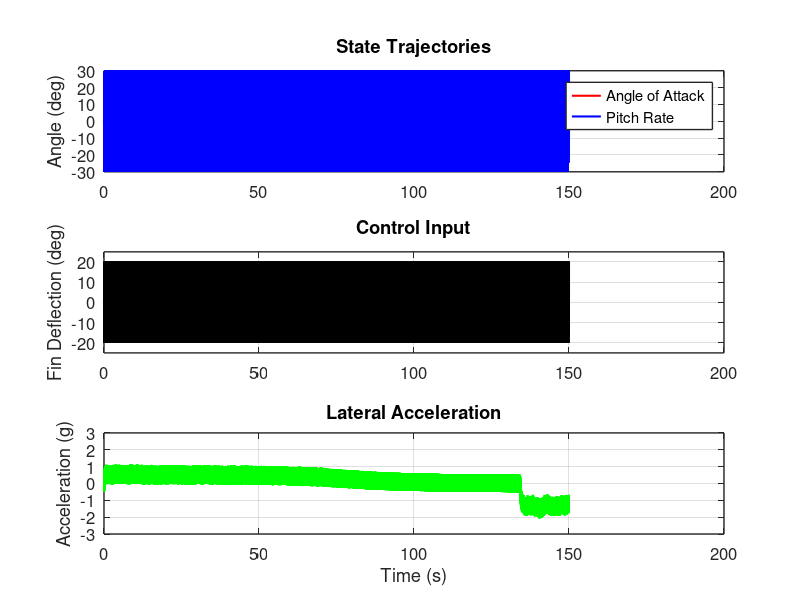
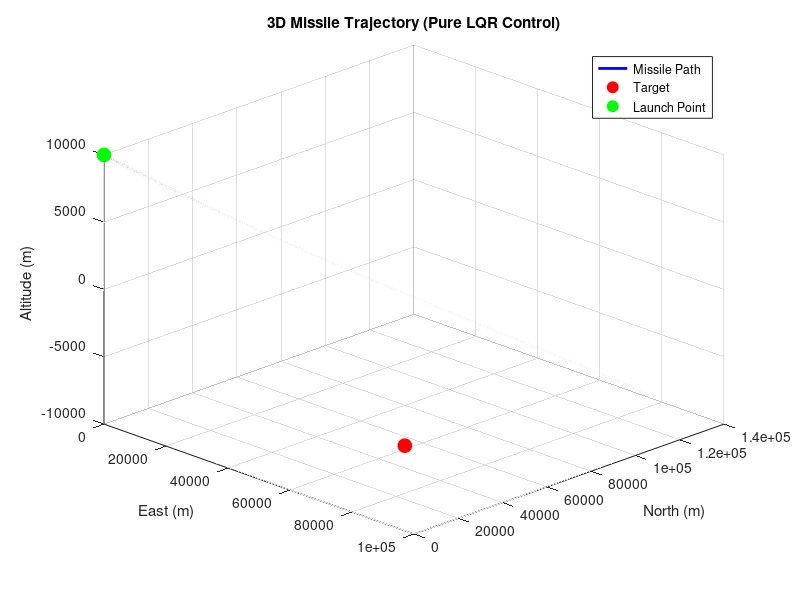
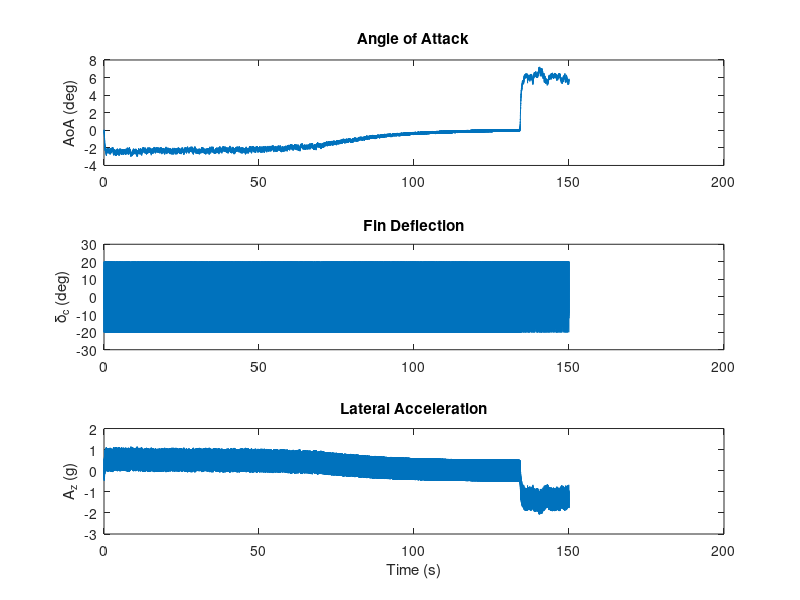
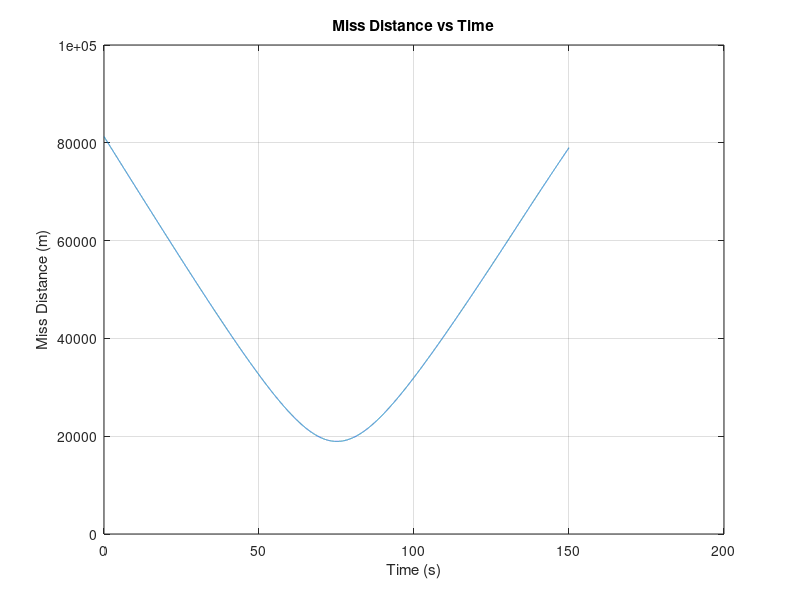

Write the MATLAB code that produced these figures, in order.
clc; close all; clear all;
format short

%% Missile Linearized Dynamics (State-Space)
A = [-1.064   1.000; 
      290.26   0.00];
B = [-0.25; 
     -331.40];
C = [-123.34   0.00; 
        0.00    1.00];
D = [-13.51; 
       0.00];

states = {'AoA', 'q'};       % Angle of Attack (rad), Pitch Rate (rad/s)
inputs = {'\delta_c'};       % Fin Deflection (rad)
outputs = {'Az', 'q'};       % Acceleration (m/s²), Pitch Rate (rad/s)

sys = ss(A, B, C, D, 'statename', states, 'inputname', inputs, 'outputname', outputs);

%% LQR Controller Design
Q = diag([10, 1]);          % State weights: [AoA, q]
R = 1;                    % Control effort weight
[K, ~, ~] = lqr(A, B, Q, R); % Optimal gain matrix

%% Simulation Parameters
Vel = 1021.08;              % Missile velocity (m/s)
simTime = 150;               % Simulation time (s)
dt = 0.01;                  % Time step (s)
t = 0:dt:simTime;

%% Target and Initial Conditions (ENU Coordinates)
earthRadius = 6371000;      % Earth radius (m)

% Target location (34.6588°N, -118.769745°W, 795m altitude)
target_lla = [34.6588, -118.769745, 795];  

% Initial location (34.2329°N, -119.4573°W, 10000m altitude)
init_lla = [34.2329, -119.4573, 10000];  

% Convert to ENU (East-North-Up) coordinates
lat0 = init_lla(1)*pi/180;
lon0 = init_lla(2)*pi/180;
lat1 = target_lla(1)*pi/180;
lon1 = target_lla(2)*pi/180;

% Relative positions
dx = earthRadius * (lon1 - lon0) * cos(lat0);
dy = earthRadius * (lat1 - lat0);
dz = target_lla(3) - init_lla(3);

target_pos = [dx; dy; dz];  % Target position (ENU)
init_pos = [0; 0; init_lla(3)]; % Initial position (ENU)

%% Initial State
pos = init_pos;             % Initial position (m)
theta = atan2(dy, dx);      % Initial heading (rad)
phi = atan2(-dz, sqrt(dx^2 + dy^2)); % Initial elevation (rad)
vel = Vel * [cos(theta)*cos(phi); sin(theta)*cos(phi); -sin(phi)]; % Initial velocity (m/s)
x = [0; 0];                 % Initial state: [AoA; q] (rad, rad/s)

%% LQR Reference Calculation
% Desired AoA is set to drive the missile toward the target
% Simple heuristic: AoA_ref ~ -k * (missile-to-target angle error)
k_guidance = 0.025;          % Guidance gain

%% Logging Variables
pos_history = zeros(3, length(t));
vel_history = zeros(3, length(t));
AoA_history = zeros(1, length(t));
q_history = zeros(1, length(t));
delta_c_history = zeros(1, length(t));
az_history = zeros(1, length(t));

for i = 1:length(t)
    % Current missile-to-target vector
    r = target_pos - pos;
    miss_distance = norm(r);
    
    % Calculate angle error (simplified guidance)
    theta_target = atan2(r(2), r(1)); % Desired direction to target
    theta_error = mod(theta_target - theta + pi, 2*pi) - pi; % Normalize to [-pi, pi]

    phi_error = atan2(-r(3), sqrt(r(1)^2 + r(2)^2)) - phi;
    
    % LQR Reference (AoA_ref based on angle error)
    alpha_ref = -k_guidance * (theta_error + phi_error);
    x_ref = [alpha_ref; 0];  % No reference for q
    
    %% LQR Control Law
    delta_c = -K * (x - x_ref); % Fin deflection (rad)
    delta_c = max(min(delta_c, 0.35), -0.35); % Saturate at ±20°
    disp(delta_c);

    %% Missile Dynamics (State-space update)
    x_dot = A * x + B * delta_c;
    x = x + x_dot * dt;     % Euler integration
    
    % Output equation (Az and q)
    Az = C(1,:) * x + D(1) * delta_c; % Lateral acceleration (m/s²)
    
    %% Update Kinematics (Simplified 6DOF)
    % Convert Az to body-frame acceleration
    acc_body = [0; Az; 0]; % Include gravity
    
    % Rotate to ENU frame (simplified)
    acc_ENU = [cos(theta)*cos(phi), -sin(theta), -cos(theta)*sin(phi);
               sin(theta)*cos(phi),  cos(theta), -sin(theta)*sin(phi);
               sin(phi),            0,           cos(phi)] * acc_body;
    
    % Update velocity and position
    vel = vel + acc_ENU * dt;
    pos = pos + vel * dt;
    
    % Update heading and elevation angles (simplified)
    theta = atan2(vel(2), vel(1));
    phi = atan2(-vel(3), sqrt(vel(1)^2 + vel(2)^2));
    
    %% Store results
    pos_history(:,i) = pos;
    vel_history(:,i) = vel;
    AoA_history(i) = x(1);
    q_history(i) = x(2);
    delta_c_history(i) = delta_c;
    az_history(i) = Az;
    
    disp(miss_distance);
    %% Check for impact
    if miss_distance < 1e4
        fprintf('Target hit at t = %.2f s\n', t(i));
        break;
    end
end

%% Trim unused simulation points
sim_steps = i;
t = t(1:sim_steps);
pos_history = pos_history(:,1:sim_steps);
vel_history = vel_history(:,1:sim_steps);
AoA_history = AoA_history(1:sim_steps);
q_history = q_history(1:sim_steps);
delta_c_history = delta_c_history(1:sim_steps);
az_history = az_history(1:sim_steps);

%% Plot Results
% 3D Trajectory
figure(1);
plot3(pos_history(1,:), pos_history(2,:), pos_history(3,:), 'b-', 'LineWidth', 2);
hold on;
plot3(target_pos(1), target_pos(2), target_pos(3), 'ro', 'MarkerSize', 10, 'MarkerFaceColor', 'r');
plot3(init_pos(1), init_pos(2), init_pos(3), 'go', 'MarkerSize', 10, 'MarkerFaceColor', 'g');
xlabel('East (m)'); ylabel('North (m)'); zlabel('Altitude (m)');
title('3D Missile Trajectory (Pure LQR Control)');
legend('Missile Path', 'Target', 'Launch Point', 'Location', 'best');
grid on; view(45, 30);

% LQR Control Performance
figure(2);
subplot(3,1,1);
plot(t, AoA_history*180/pi);
ylabel('AoA (deg)'); title('Angle of Attack');

subplot(3,1,2);
plot(t, delta_c_history*180/pi);
ylabel('\delta_c (deg)'); title('Fin Deflection');

subplot(3,1,3);
plot(t, az_history/9.81);
ylabel('A_z (g)'); title('Lateral Acceleration');
xlabel('Time (s)');

% Miss Distance
figure(3);
miss_distance = vecnorm(target_pos - pos_history);
plot(t, miss_distance);
xlabel('Time (s)'); ylabel('Miss Distance (m)');
title('Miss Distance vs Time');
grid on;

%% Improved State Trajectories and Control Input Plots
figure('Name', 'State Trajectories and Control Input', 'Position', [100, 100, 900, 700]);

% State trajectories (AoA and q)
subplot(3,1,1);
plot(t, AoA_history*180/pi, 'r-', 'LineWidth', 1.5); hold on;
plot(t, q_history*180/pi, 'b-', 'LineWidth', 1.5);
ylabel('Angle (deg)');
legend('Angle of Attack', 'Pitch Rate', 'Location', 'best');
title('State Trajectories');
grid on;
ylim([-30, 30]); % Set reasonable y-axis limits

% Control input (fin deflection)
subplot(3,1,2);
plot(t, delta_c_history*180/pi, 'k-', 'LineWidth', 1.5);
ylabel('Fin Deflection (deg)');
title('Control Input');
grid on;
ylim([-25, 25]); % Set reasonable y-axis limits

% Acceleration
subplot(3,1,3);
plot(t, az_history/9.81, 'g-', 'LineWidth', 1.5);
ylabel('Acceleration (g)');
xlabel('Time (s)');
title('Lateral Acceleration');
grid on;
ylim([-3, 3]); % Set reasonable y-axis limits

% Adjust overall appearance
set(gcf, 'Color', 'white'); % White background
set(findall(gcf, 'type', 'axes'), 'FontSize', 12, 'LineWidth', 1, 'Box', 'on');

% Save the figure with high resolution
print('state_trajectories_control_input', '-dpng', '-r300');